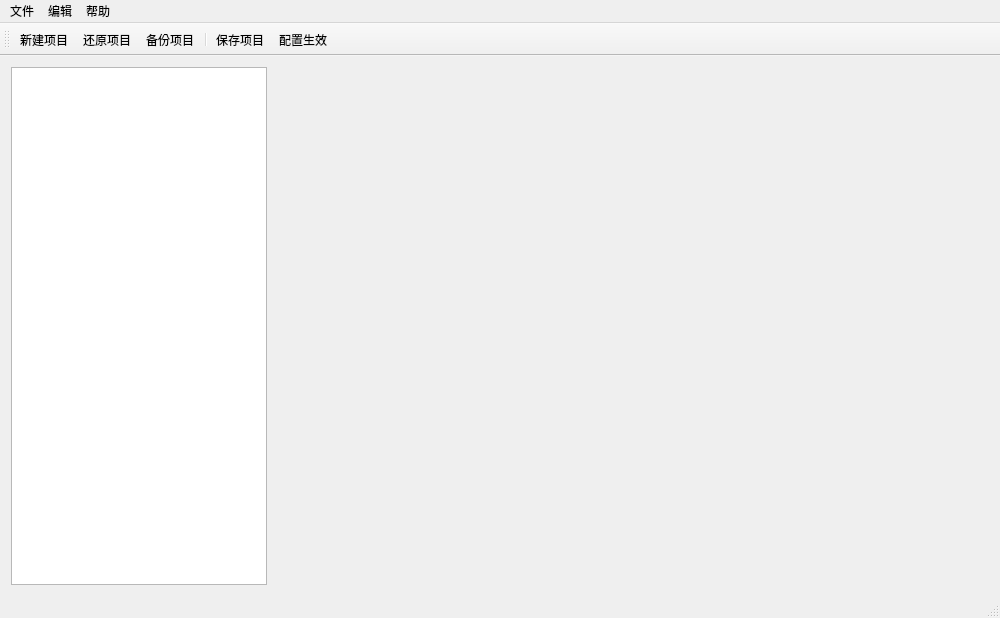
<?xml version="1.0" encoding="UTF-8"?>
<ui version="4.0">
 <class>MainWindow</class>
 <widget class="QMainWindow" name="MainWindow">
  <property name="geometry">
   <rect>
    <x>0</x>
    <y>0</y>
    <width>1000</width>
    <height>618</height>
   </rect>
  </property>
  <property name="windowTitle">
   <string>MainWindow</string>
  </property>
  <property name="windowIcon">
   <iconset resource="../resource/resource.qrc">
    <normaloff>:/icon/icons/wescon_logo.png</normaloff>:/icon/icons/wescon_logo.png</iconset>
  </property>
  <widget class="QWidget" name="centralWidget">
   <layout class="QHBoxLayout" name="horizontalLayout">
    <item>
     <widget class="QTreeView" name="treeView"/>
    </item>
    <item>
     <widget class="QStackedWidget" name="stackedWidget">
      <property name="sizePolicy">
       <sizepolicy hsizetype="Preferred" vsizetype="Preferred">
        <horstretch>1</horstretch>
        <verstretch>0</verstretch>
       </sizepolicy>
      </property>
     </widget>
    </item>
   </layout>
  </widget>
  <widget class="QMenuBar" name="menuBar">
   <widget class="QMenu" name="menuFile">
    <property name="title">
     <string>文件</string>
    </property>
    <addaction name="newProjectAction"/>
    <addaction name="importProjectAction"/>
    <addaction name="exportProjectAction"/>
    <addaction name="separator"/>
    <addaction name="saveProjectAction"/>
    <addaction name="takeEffectAction"/>
    <addaction name="exitAction"/>
   </widget>
   <widget class="QMenu" name="menu">
    <property name="title">
     <string>编辑</string>
    </property>
    <addaction name="separator"/>
    <addaction name="addDeviceAction"/>
    <addaction name="deleteDeviceAction"/>
    <addaction name="separator"/>
    <addaction name="addFormulaAction"/>
    <addaction name="deleteFormulaAction"/>
    <addaction name="separator"/>
    <addaction name="addAlarmRuleAction"/>
    <addaction name="deleteAlarmRuleAction"/>
   </widget>
   <widget class="QMenu" name="menu_4">
    <property name="title">
     <string>帮助</string>
    </property>
    <addaction name="aboutAction"/>
   </widget>
   <addaction name="menuFile"/>
   <addaction name="menu"/>
   <addaction name="menu_4"/>
  </widget>
  <widget class="QToolBar" name="mainToolBar">
   <attribute name="toolBarArea">
    <enum>TopToolBarArea</enum>
   </attribute>
   <attribute name="toolBarBreak">
    <bool>false</bool>
   </attribute>
   <addaction name="newProjectAction"/>
   <addaction name="importProjectAction"/>
   <addaction name="exportProjectAction"/>
   <addaction name="separator"/>
   <addaction name="saveProjectAction"/>
   <addaction name="takeEffectAction"/>
  </widget>
  <widget class="QStatusBar" name="statusBar"/>
  <action name="newProjectAction">
   <property name="icon">
    <iconset resource="../resource/resource.qrc">
     <normaloff>:/icon/icons/new_file.png</normaloff>:/icon/icons/new_file.png</iconset>
   </property>
   <property name="text">
    <string>新建项目</string>
   </property>
   <property name="shortcut">
    <string>Ctrl+N</string>
   </property>
  </action>
  <action name="importProjectAction">
   <property name="icon">
    <iconset resource="../resource/resource.qrc">
     <normaloff>:/icon/icons/import.png</normaloff>:/icon/icons/import.png</iconset>
   </property>
   <property name="text">
    <string>还原项目</string>
   </property>
   <property name="shortcut">
    <string>Ctrl+I</string>
   </property>
  </action>
  <action name="exportProjectAction">
   <property name="icon">
    <iconset resource="../resource/resource.qrc">
     <normaloff>:/icon/icons/export.png</normaloff>:/icon/icons/export.png</iconset>
   </property>
   <property name="text">
    <string>备份项目</string>
   </property>
   <property name="toolTip">
    <string>备份项目</string>
   </property>
   <property name="shortcut">
    <string>Ctrl+O</string>
   </property>
  </action>
  <action name="addDeviceAction">
   <property name="icon">
    <iconset resource="../resource/resource.qrc">
     <normaloff>:/icon/icons/device.png</normaloff>:/icon/icons/device.png</iconset>
   </property>
   <property name="text">
    <string>添加装置</string>
   </property>
   <property name="shortcut">
    <string>Ctrl+D</string>
   </property>
  </action>
  <action name="deleteDeviceAction">
   <property name="text">
    <string>删除装置</string>
   </property>
  </action>
  <action name="addFormulaAction">
   <property name="icon">
    <iconset resource="../resource/resource.qrc">
     <normaloff>:/icon/icons/calculator.png</normaloff>:/icon/icons/calculator.png</iconset>
   </property>
   <property name="text">
    <string>添加公式</string>
   </property>
   <property name="shortcut">
    <string>Ctrl+F</string>
   </property>
  </action>
  <action name="deleteFormulaAction">
   <property name="text">
    <string>删除公式</string>
   </property>
  </action>
  <action name="addAlarmRuleAction">
   <property name="icon">
    <iconset>
     <normaloff>../resource/icons/alarm.png</normaloff>../resource/icons/alarm.png</iconset>
   </property>
   <property name="text">
    <string>添加告警规则</string>
   </property>
   <property name="shortcut">
    <string>Ctrl+R</string>
   </property>
  </action>
  <action name="deleteAlarmRuleAction">
   <property name="text">
    <string>删除告警规则</string>
   </property>
  </action>
  <action name="exitAction">
   <property name="icon">
    <iconset resource="../resource/resource.qrc">
     <normaloff>:/icon/icons/exit.png</normaloff>:/icon/icons/exit.png</iconset>
   </property>
   <property name="text">
    <string>退出应用</string>
   </property>
   <property name="shortcut">
    <string>Ctrl+X</string>
   </property>
  </action>
  <action name="saveProjectAction">
   <property name="icon">
    <iconset resource="../resource/resource.qrc">
     <normaloff>:/icon/icons/save_as.png</normaloff>:/icon/icons/save_as.png</iconset>
   </property>
   <property name="text">
    <string>保存项目</string>
   </property>
   <property name="shortcut">
    <string>Ctrl+S</string>
   </property>
  </action>
  <action name="takeEffectAction">
   <property name="icon">
    <iconset resource="../resource/resource.qrc">
     <normaloff>:/icon/icons/exec.png</normaloff>:/icon/icons/exec.png</iconset>
   </property>
   <property name="text">
    <string>配置生效</string>
   </property>
   <property name="shortcut">
    <string>Ctrl+Shift+S</string>
   </property>
  </action>
  <action name="aboutAction">
   <property name="text">
    <string>关于</string>
   </property>
  </action>
 </widget>
 <layoutdefault spacing="6" margin="11"/>
 <resources>
  <include location="../resource/resource.qrc"/>
 </resources>
 <connections/>
</ui>
